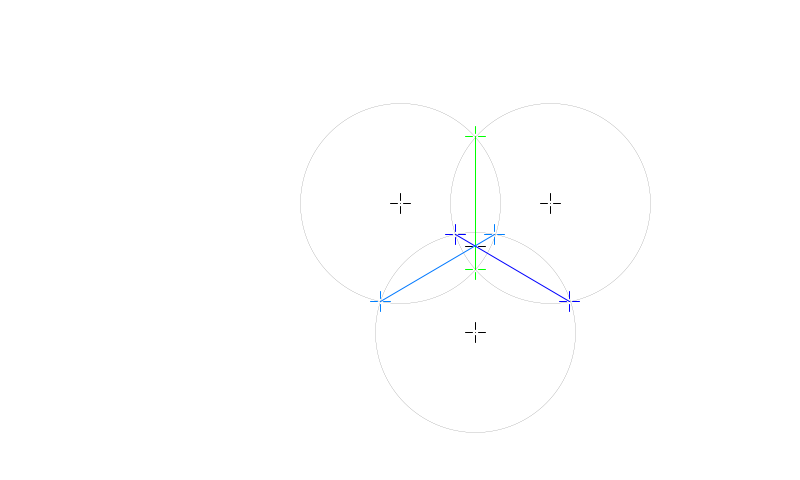
Frame 1 (no input)
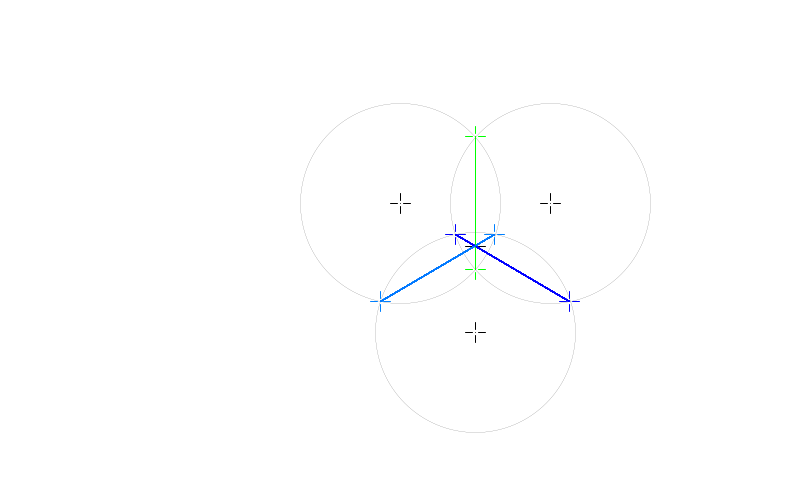
Frame 60 (the mouse pressed at the canvas centre just before this capture)
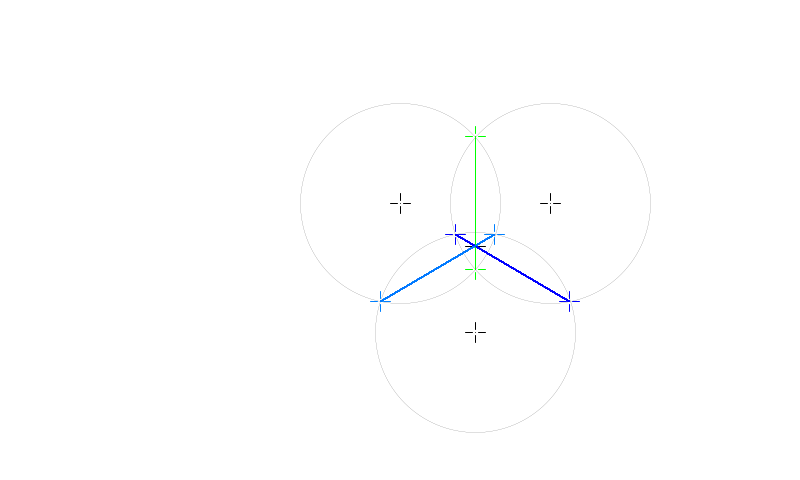
Frame 120 (the mouse held since frame 60 and released just before this capture)

The Processing sketch that drew these frames (run headless with seeded random() and noise(); from frame 60 on, the mouse is pressed at the canvas centre):

// Processing sketch: activite3venneMouseV5
// ── activite3venneMouseV5.pde
/* Montage géométrique
 A. ESPACE GÉOMÉTRIQUE CARTÉSIEN ET DE PROCESSING
 L'espace cartésien est centré à (0, 0) avec l'axe X positif vers la droit et l'axe Y positif
 vers le haut. L'espace de Processing a aussi l'axe X positif vers la droit, mais l'axe Y est positif
 vers le bas.
 
 B. MÉTHODE DE CALCUL
 Tous les calculs géométriques seront effectués dans l'espace cartésien centré aux point O
 (0, 0) (qui devriendra (Ox, Oy) dans Processing). Les points géométriques obtenus seront convertis
 avant tracage dans Processing selon la formule dans C.
 
 C. FORMULES DE CONVERSION DE L'ESPACE CARTÉSIEN VERS L'ESPACE DE PROCESSING
 Soit O (Ox, Oy) les coordonnées «réeles» de O dans Processing, le point cartésien (x, y) sera convertit dans l'espace
 de Processing avec la fonction suivante :
 
  P(x, y) = (x + Ox, -(y + Oy)). Ce point sera noté (x, y)O (référence au point O).
  
 D. MONTAGE GÉOMÉTRIQUE DE BASE DANS L'ESPACE CARTÉSIEN - TRIANGLE OSU ET CERCLES C1, C2 ET C3
 Soit un triangle équilatéral formé des points O, S et U. Le coté du triangle OSU est d
 et les sommets seront :
 
 Le point O (0, 0)O, le centre du cercle C1 de rayon R; l'origine du système.
 Le point S (d/2, 0)O, le centre du cercle C2 de rayon R.
 Le point U (d/2, -sqrt(0.75d^2))O, le centre du cercle C3 de rayon R.
 
 Le centre T du triangle OSU sera (d/2, -(d/2)tan(30))O.
 
*/

// la classe PP (P Processing) définie un point x, y cartésien dans l'espace de processing

class Point {
  float xp, yp; // x, y dans l'espace Processing (coin sup gauche fenêtre)
  float xc, yc; // x, y dans l'espace cartésien centré sur O (pour la géométrie)
  float xt, yt; // x, y dans l'espace cartésien centré sur T (pour la géométrie)
  Point () {
    xc = 0; // espace cartésien origine O
    yc = 0;
    xp = 0; // espace Processing
    yp = 0;
    xt = 0; // espace cartésien origine T
    yt = 0;
  }
  void setc(float xcart, float ycart) {
    xc = xcart;
    yc = ycart;
    xp = xcart + Ox;
    yp = Oy - ycart;
    xt = xcart - (d/2);
    yt = ycart + ((d/2) * tan(radians(30)));
  }
  void sett(float x_t, float y_t) {
    xt = x_t;
    yt = y_t;
    xc = x_t + (d/2);
    yc = y_t - ((d/2) * tan(radians(30)));
    xp = xc + Ox;
    yp = Oy - yc;
  }

}

//effectue une rotation d'angle +ou- alpha autour du point T
void rotationT(Point p, float alpha) {
  x = p.xt * cos(radians(alpha)) + p.yt * sin(radians(alpha));
  y = p.yt * cos(radians(alpha)) - p.xt * sin(radians(alpha));
}

//dessiner cercle au point p de rayon r
void cercle(Point p, float r) {
 ellipseMode(CENTER);
 stroke(1);
 strokeWeight(0);
 noFill();
 circle(p.xp, p.yp, r * 2); // Processing utilise le diamètre
}


// draws crosshair see tools ... 
void drawCrosshair(float x, float y, color c) {
  int gap = 3; // provide separation from center pixel
  int l = 7;   // lenght
  strokeWeight(1);
  stroke(c);
  point(x, y);
  line(x, y-gap, x, y-gap-l);
  line(x-gap, y, x-gap-l, y);
  line(x, y+gap, x, y+gap+l);
  line(x+gap, y, x+gap+l, y);
  noFill();
  noStroke();
}

// calcule la distance entre deux points dans l'espace p

float distance(Point p1, Point p2) {
  return sqrt(sq(p2.xp - p1.xp) + sq(p2.yp - p1.yp));
}

//*************************************************************
//*************************************************************
//*************************************************************
//*************************************************************
// Définition de l'environnement
float centreFenetreX;
float centreFenetreY;
float Ox, Oy; // point O, origine du système

float d = 150.0; // côté de OSU
float R = 100.0;    // rayon de C1, C2 et C3 : ATTENTION, circle utilise R * 2!!!

Point O = new Point();    // origine et sommet O
Point S = new Point();    //sommet S
Point U = new Point();    // sommet U
Point T = new Point();    // centre triamgle OSU
Point X1Y1 = new Point(); // 1er point corde intersection C1/C2
Point X2Y2 = new Point(); // 2e point corde intersection C1/C2
Point X3Y3 = new Point(); // 1er point corde intersection C2/C3
Point X4Y4 = new Point(); // 2e point corde intersection C2/C3
Point X5Y5 = new Point(); // 1er point corde intersection C1/C3
Point X6Y6 = new Point(); // 2e point corde intersection C1/C3
 
float x, y; //pour les calculs

void setup() {
 size(800, 480);
 centreFenetreX = width/2;
 centreFenetreY = height/2;
 Ox = centreFenetreX;
 Oy = centreFenetreY - 37; // point O, origine du système

 // sommets du triangle OSU
 /*
  O...S
   . .
    U
 */
 O.setc(0, 0);      // origine et sommet O
 S.setc(d, 0); //sommet S

 x = d/2;
 y = - (sqrt(0.75*sq(d)));
 U.setc(x, y); // sommet U

 x = d/2;
 y = -((d/2)*tan(radians(30)));
 T.setc(x, y);
 
 background(255);
 //************************************ 
 // Montage géométrique de base
 // dessiner les points OSU et T
 // dessiner les cordes des intersections
 // des cercles deux à deux
 //***********************************

 drawCrosshair(O.xp, O.yp, 0);
 drawCrosshair(S.xp, S.yp, 0);
 drawCrosshair(U.xp, U.yp, 0);
 drawCrosshair(T.xp, T.yp, 0);
 
 //dessiner cercles C1, C2 et C3 de rayon R
 cercle(O, R);
 cercle(S, R);
 cercle(U, R);

 // calculer la corde de l'intersection C1/C2
 // (x1, x1) et (x2, y2)
 println("R= " + R + ", " + "d= " + d);
 println("(Ox, Oy)= (" + Ox + ", " + Oy + ")");
 x = d/2;
 y = sqrt(sq(R) - sq(d/2));
 X1Y1.setc(x, y);
 color col = color(0, 255, 0); //vert
 drawCrosshair(X1Y1.xp, X1Y1.yp, col);
 
 x = d/2;
 y = -sqrt(sq(R) - sq(d/2));
 X2Y2.setc(x, y);
 drawCrosshair(X2Y2.xp, X2Y2.yp, col);

 // calculer la corde de l'intersection C2/C3
 // X3Y3, X4Y4
 // la rotation de +120° de X1Y1 donne X4Y4
 // la rotation de +120° de X2Y2 donne X3Y3
 
 rotationT(X1Y1, 120);
 X4Y4.sett(x, y);
 col = color(0 , 0, 255); // bleu
 drawCrosshair(X4Y4.xp, X4Y4.yp, col);
 
 rotationT(X2Y2, 120);
 X3Y3.sett(x, y);
 col = color(0 , 0, 255); // bleu
 drawCrosshair(X3Y3.xp, X3Y3.yp, col);

 // calculer la corde de l'intersection C1/C3
 // X5Y5, X6Y6
 // la rotation de -120° de X1Y1 donne X6Y6
 // la rotation de -120° de X2Y2 donne X5Y5

 rotationT(X1Y1, -120);
 X6Y6.sett(x, y);
 col = color(0 , 128, 255); // bleu qqc
 drawCrosshair(X6Y6.xp, X6Y6.yp, col);
 
 rotationT(X2Y2, -120);
 X5Y5.sett(x, y);
 col = color(0 , 128, 255); // bleu qqc
 drawCrosshair(X5Y5.xp, X5Y5.yp, col);

}

//****************************************
//****************************************
void draw() {
 //background(255);
 //drawCrosshair(mouseX, mouseY, 0);
 //tracer la corde de l'intersection C1/C2
 color col1 = color(0, 255, 0); //vert
 stroke(col1);
 strokeWeight(1);
 line(X1Y1.xp, X1Y1.yp, X2Y2.xp, X2Y2.yp);

 //tracer la corde de l'intersection C2/C3
 col1 = color(0, 0, 255); // bleu
 stroke(col1);
 strokeWeight(1);
 line(X3Y3.xp, X3Y3.yp, X4Y4.xp, X4Y4.yp);

 //tracer la corde de l'intersection C1/C3
 col1 = color(0, 120, 255); // bleu qqc
 stroke(col1);
 strokeWeight(1);
 line(X5Y5.xp, X5Y5.yp, X6Y6.xp, X6Y6.yp);
}
